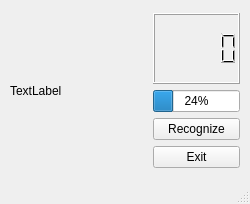
<?xml version="1.0" encoding="UTF-8"?>
<ui version="4.0">
 <class>MainWindow</class>
 <widget class="QMainWindow" name="MainWindow">
  <property name="geometry">
   <rect>
    <x>0</x>
    <y>0</y>
    <width>250</width>
    <height>204</height>
   </rect>
  </property>
  <property name="windowTitle">
   <string>MainWindow</string>
  </property>
  <widget class="QWidget" name="centralwidget">
   <widget class="QLabel" name="label">
    <property name="geometry">
     <rect>
      <x>10</x>
      <y>10</y>
      <width>131</width>
      <height>161</height>
     </rect>
    </property>
    <property name="text">
     <string>TextLabel</string>
    </property>
    <property name="margin">
     <number>3</number>
    </property>
    <property name="indent">
     <number>-6</number>
    </property>
   </widget>
   <widget class="QWidget" name="verticalLayoutWidget">
    <property name="geometry">
     <rect>
      <x>150</x>
      <y>10</y>
      <width>93</width>
      <height>161</height>
     </rect>
    </property>
    <layout class="QVBoxLayout" name="verticalLayout">
     <property name="leftMargin">
      <number>3</number>
     </property>
     <property name="topMargin">
      <number>3</number>
     </property>
     <property name="rightMargin">
      <number>3</number>
     </property>
     <property name="bottomMargin">
      <number>3</number>
     </property>
     <item>
      <widget class="QLCDNumber" name="lcdNumber"/>
     </item>
     <item>
      <widget class="QProgressBar" name="progressBar">
       <property name="value">
        <number>24</number>
       </property>
      </widget>
     </item>
     <item>
      <widget class="QPushButton" name="pushButton_2">
       <property name="text">
        <string>Recognize</string>
       </property>
      </widget>
     </item>
     <item>
      <widget class="QPushButton" name="pushButton">
       <property name="text">
        <string>Exit</string>
       </property>
      </widget>
     </item>
    </layout>
   </widget>
  </widget>
  <widget class="QStatusBar" name="statusbar"/>
 </widget>
 <resources/>
 <connections/>
</ui>
